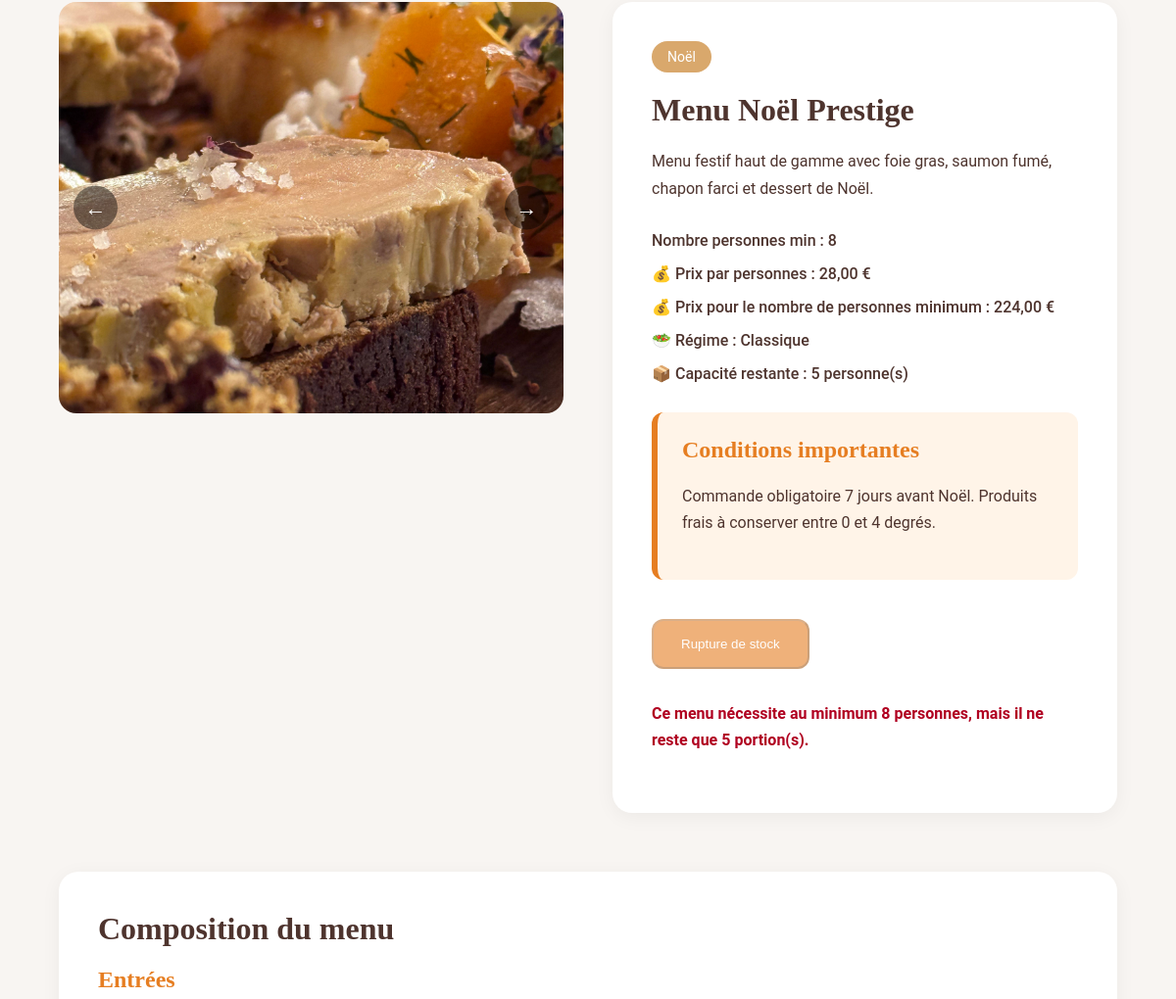
Before: /pages/menu/menu-detail.php?id=2 (middle part) with the older database file.
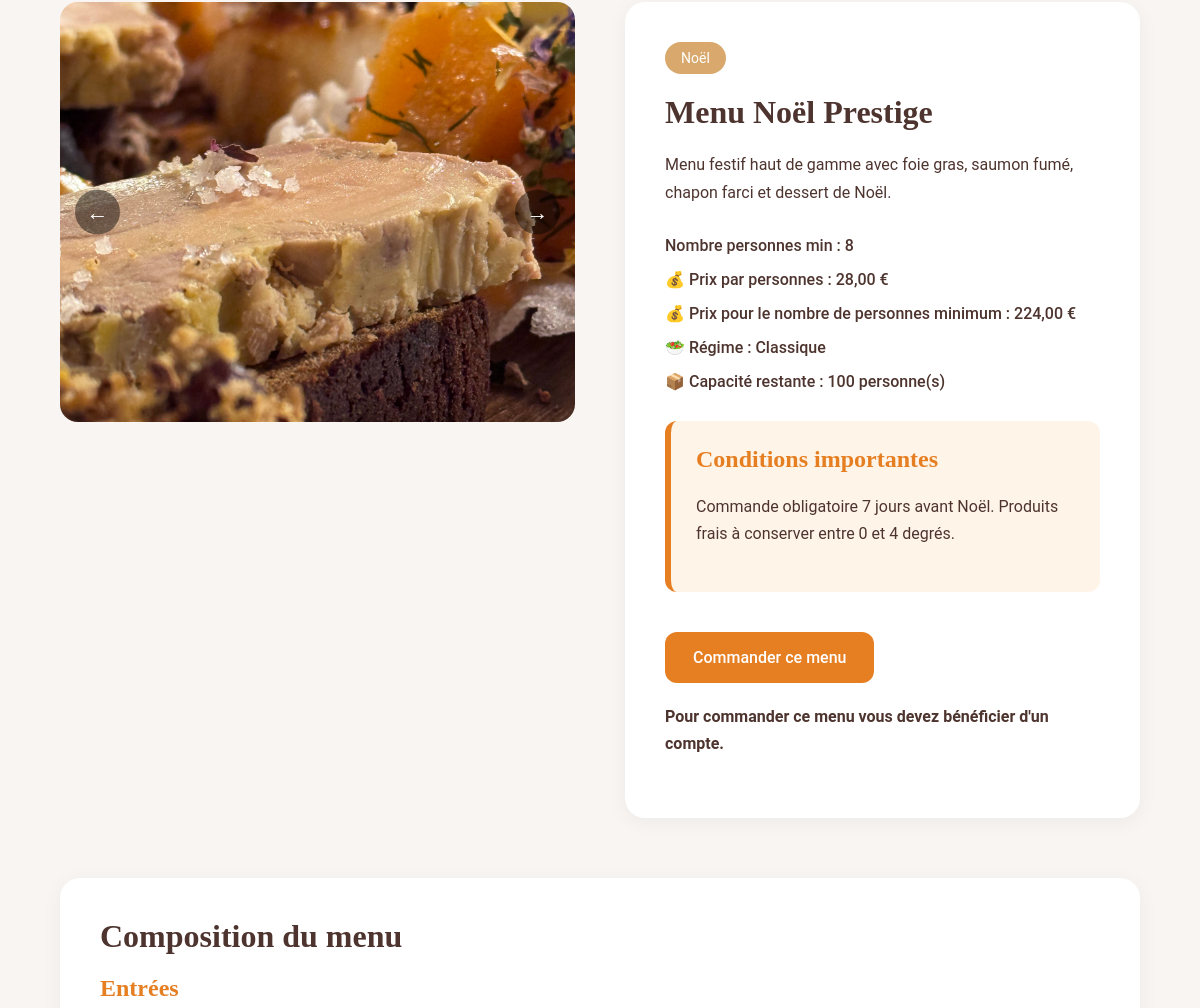
After: the same page with the newer database file.
### tables this page shows
CREATE TABLE `menu_plat` (
  `idMenu` int(11) NOT NULL,
  `idPlat` int(11) NOT NULL,
  `typeMenu` enum('entree','plat','dessert','boisson') NOT NULL
);

CREATE TABLE `plat` (
  `idPlat` int(11) NOT NULL,
  `nom` varchar(150) NOT NULL,
  `type` enum('entree','plat','dessert','boisson') NOT NULL,
  `photo` varchar(255) DEFAULT NULL
);

CREATE TABLE `menu` (
  `idMenu` int(11) NOT NULL,
  `titre` varchar(150) NOT NULL,
  `description` text DEFAULT NULL,
  `theme` varchar(100) DEFAULT NULL,
  `regime` varchar(100) DEFAULT NULL,
  `nbPersonnesMin` int(11) NOT NULL,
  `prixParPersonne` decimal(10,2) NOT NULL,
  `stock` int(11) DEFAULT 0,
  `conditions` text DEFAULT NULL
);

### pages/menu/menu-detail.php (the view, shortened to what this page needs)
<?php
require '../../config/database.php';
$idMenu = (int) $_GET['id'];
$sql = 'SELECT * FROM menu WHERE idMenu = ?';
$query = $pdo->prepare($sql);
$query->execute([$idMenu]);
$menu = $query->fetch();
$prixMin = $menu['prixParPersonne'] * $menu['nbPersonnesMin'];
$sql = 'SELECT p.*, mp.typeMenu
        FROM menu_plat mp
        INNER JOIN plat p
        ON mp.idPlat = p.idPlat
        WHERE mp.idMenu = ?';
$query = $pdo->prepare($sql);
$query->execute([$idMenu]);
$plats = $query->fetchAll();
?>
<!DOCTYPE html>
<html lang="fr">
<head>
    <link rel="stylesheet" href="../../css/menu-detail.css">
    <link rel="stylesheet" href="../../css/vite&gourmand.css">
</head>
<body>
  <main class="container">
    <section class="top-section">
      <div class="gallery plat-slider">
        <?php foreach($plats as $index => $plat): ?>
            <?php if(!empty($plat['photo'])): ?>
                <img
                    src="/images/plats/<?= htmlspecialchars($plat['photo']); ?>"
                    alt="<?= htmlspecialchars($plat['nom']); ?>"
                    class="plat-slide <?= $index === 0 ? 'active' : ''; ?>">
            <?php endif; ?>
          <?php endforeach; ?>
          <button type="button" id="prevPlat" class="slider-btn prev">←</button>
          <button type="button" id="nextPlat" class="slider-btn next">→</button>
      </div>
      <div class="menu-info">
        <span class="badge"><?=htmlspecialchars($menu['theme']); ?></span>
        <h2><?= htmlspecialchars($menu['titre']); ?></h2>
        <p>
          <?= htmlspecialchars($menu['description']); ?>
        </p>
        <div class="details">
          <div>Nombre personnes min : <?= (int) $menu['nbPersonnesMin']; ?></div>
          <div>💰 Prix par personnes : <?= number_format((float)$menu['prixParPersonne'], 2, ',', ' '); ?> €</div>
          <div>💰 Prix pour le nombre de personnes minimum : <?= number_format((float)$prixMin, 2, ',', ' '); ?> €</div>
          <div>🥗 Régime : <?= htmlspecialchars($menu['regime']); ?></div>
          <div>📦 Capacité restante : <?= (int) $menu['stock']; ?> personne(s)</div>
        </div>
        <div class="conditions">
          <h3>Conditions importantes</h3>
          <p>
            <?= htmlspecialchars($menu['conditions']); ?>
          </p>
        </div>
        <?php if ((int) $menu['stock'] >= (int) $menu['nbPersonnesMin']): ?>
            <a
                href="../commande/commande.php?id=<?= (int) $menu['idMenu']; ?>"
                class="btn"
            >
                Commander ce menu
            </a>
            <p>
              <strong>
                Pour commander ce menu vous devez bénéficier d'un compte.
              </strong>
            </p>
        <?php else: ?>
            <button
                type="button"
                class="btn"
                disabled
            >
                Rupture de stock
            </button>
            <p class="stock-warning">
                Ce menu nécessite au minimum
                <?= (int) $menu['nbPersonnesMin']; ?>
                personnes, mais il ne reste que
                <?= (int) $menu['stock']; ?>
                portion(s).
            </p>
        <?php endif; ?>
      </div>
    </section>
    <section class="composition">
      <h2>Composition du menu</h2>
      <div class="category">
        <h3>Entrées</h3>
      </div>
    </section>
  </main>
</body>
</html>

### css/menu-detail.css (style rules this page uses)
.container { width: 90%; max-width: 1300px; margin: 60px auto; }
.top-section { display: grid; grid-template-columns: 1fr 1fr; gap: 50px; margin-bottom: 60px; }
.plat-slider { position: relative; height: 420px; overflow: hidden; border-radius: 18px; }
.plat-slide { display: none; width: 100%; height: 100%; object-fit: cover; }
.plat-slide.active { display: block; }
.slider-btn { position: absolute; top: 50%; transform: translateY(-50%); background: rgba(0, 0, 0, .45); color: white; border: none; width: 45px; height: 45px; border-radius: 50%; cursor: pointer; font-size: 22px; }
.slider-btn.prev { left: 15px; }
.slider-btn.next { right: 15px; }
.menu-info { background: white; padding: 40px; border-radius: 20px; box-shadow: 0 4px 20px rgba(0, 0, 0, 0.05); }
.badge { display: inline-block; background: #D9A86C; color: white; padding: 8px 16px; border-radius: 20px; margin-bottom: 20px; font-size: 14px; }
.menu-info p { line-height: 1.7; margin-bottom: 20px; }
.details { margin-top: 30px; }
.details div { margin-bottom: 15px; font-weight: 500; }
.conditions { background: #FFF4E8; border-left: 6px solid #E67E22; padding: 25px; border-radius: 12px; margin-top: 30px; }
.conditions h3 { color: #E67E22; }
a { text-decoration: none; color: inherit; }
.btn { display: inline-block; margin-top: 40px; margin-bottom: 20px; background: #E67E22; color: white; padding: 16px 28px; border-radius: 12px; transition: 0.3s; font-weight: 500; }
.composition { background: white; padding: 40px; border-radius: 20px; box-shadow: 0 4px 20px rgba(0, 0, 0, 0.05); margin-bottom: 60px; }
.category { margin-bottom: 40px; }
.category h3 { color: #E67E22; }
.stock-warning { margin-top: 12px; color: #b00020; font-weight: bold; }
.btn:disabled { opacity: 0.6; cursor: not-allowed; }

### css/vite&gourmand.css (style rules this page uses)
* { margin: 0; padding: 0; box-sizing: border-box; }
body { font-family: 'Roboto', sans-serif; background: #F8F5F2; color: #4E342E; }
h2 { font-family: 'Playfair Display', serif; font-size: 32px; margin-bottom: 20px; }
h3 { font-family: 'Playfair Display', serif; font-size: 24px; margin-bottom: 20px; }

Changed rows visible on the page:
changed menu "Menu Noël Prestige": stock "5" → "100"; nbPersonnesMin "8" → (not shown); stock "5" → (not shown)
Other visible differences:
text no longer shown: "Rupture de stock Ce menu nécessite au minimum personnes, mais il ne reste que portion(s)."
text now shown: "Commander ce menu Pour commander ce menu vous devez bénéficier d'un compte."
